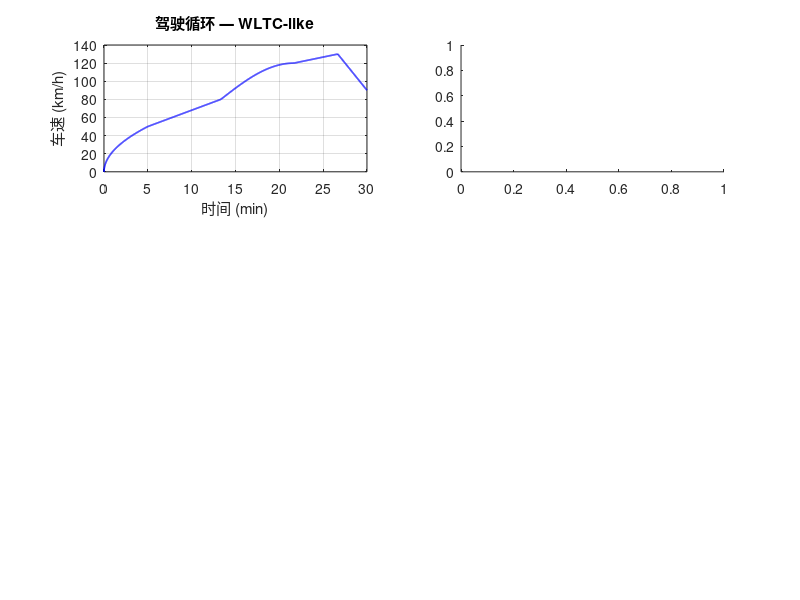

This chart was generated by the following MATLAB code: (Note: this script raises an error after producing the figure.)
%% 驾驶循环分析与能耗计算
% MATLAB R2016b 兼容
% 基于 WLTC Class 3 速度曲线 + 电动汽车能耗模型
% 可替换为自定义驾驶循环数据

clear; clc; close all;

%% 生成 WLTC-like 速度曲线（简化）
% 实际项目中可替换为 wltc_data = readtable('WLTC.csv');
dt = 1;              % [s]
T  = 1800;           % 总时长 30 min
t  = (0:dt:T)';

% 分段构造速度曲线 [km/h]
v_kmh = zeros(size(t));
% 低速段 0-300s: 0→50 km/h
i1 = t<=300;
v_kmh(i1) = 50 * (t(i1)/300).^0.5;
% 中速段 300-800s: 50→80 km/h
i2 = t>300 & t<=800;
v_kmh(i2) = 50 + 30 * (t(i2)-300)/500;
% 高速段 800-1300s: 80→120 km/h
i3 = t>800 & t<=1300;
v_kmh(i3) = 80 + 40 * sin(pi*(t(i3)-800)/1000);
% 超高速段 1300-1600s: 120→130 km/h
i4 = t>1300 & t<=1600;
v_kmh(i4) = 120 + 10 * (t(i4)-1300)/300;
% 减速段 1600-1800s
i5 = t>1600;
v_kmh(i5) = max(130 - 40*(t(i5)-1600)/200, 0);

v_ms = v_kmh / 3.6;  % m/s

%% 车辆参数
m  = 1800;           % 质量 [kg]
Cd = 0.30;           % 风阻系数
Af = 2.2;            % 迎风面积 [m^2]
rho = 1.225;         % 空气密度 [kg/m^3]
f  = 0.012;          % 滚动阻力系数
g  = 9.81;
rw = 0.33;           % 车轮半径 [m]

%% 电机参数
P_max  = 120000;     % 峰值功率 [W]
T_max  = 280;        % 峰值转矩 [Nm]
n_base = 3500;       % 基速 [rpm]
eta_m  = 0.92;       % 电机效率
eta_r  = 0.85;       % 回馈效率

%% 电池参数
Q_bat = 60;          % [Ah]
V_bat = 380;         % [V]
SOC_0 = 0.95;

%% 计算需求功率和能耗
n = length(t);
a     = zeros(n, 1);  % 加速度 [m/s^2]
F_trac= zeros(n, 1);  % 驱动力 [N]
P_mot = zeros(n, 1);  % 电机功率 [W]
P_bat = zeros(n, 1);  % 电池功率 [W]
E_con = zeros(n, 1);  % 累计能耗 [Wh]
SOC   = SOC_0 * ones(n, 1);
mode  = cell(n, 1);   % 工作模式

for i = 2:n
    % 加速度
    a(i) = (v_ms(i) - v_ms(i-1)) / dt;

    % 行驶阻力
    F_air  = 0.5 * rho * Cd * Af * v_ms(i)^2;
    F_roll = f * m * g;
    F_acc  = m * a(i);

    F_trac(i) = F_air + F_roll + F_acc;

    % 车轮转矩和转速
    omega_w = v_ms(i) / rw;          % [rad/s]
    T_wheel = F_trac(i) * rw;        % [Nm]

    motor_rpm = omega_w * 30 / pi;

    % 电机转矩限制
    if motor_rpm <= n_base
        T_avail = T_max;
    else
        T_avail = T_max * n_base / motor_rpm;
    end

    % 电机功率
    P_mot(i) = T_wheel * omega_w;

    if P_mot(i) >= 0  % 驱动
        P_bat(i) = P_mot(i) / eta_m;
        mode{i} = '驱动';
    else              % 回馈制动
        P_bat(i) = P_mot(i) * eta_r;
        mode{i} = '回馈';
    end

    E_con(i) = E_con(i-1) + P_bat(i) * dt / 3600;  % [Wh]
    SOC(i) = SOC(i-1) - P_bat(i) * dt / (V_bat * Q_bat * 3600);
end

%% 驱动/回馈统计
drv_mask = P_mot > 0;
reg_mask = P_mot < 0;

%% 绘图
figure('Position', [50 50, 950, 700]);

subplot(3,2,1);
plot(t/60, v_kmh, 'b-', 'LineWidth', 1.2);
xlabel('时间 (min)'); ylabel('车速 (km/h)');
grid on; title('驾驶循环 — WLTC-like');

subplot(3,2,2);
yyaxis left;
plot(t/60, P_mot/1000, 'b-', 'LineWidth', 1);
ylabel('电机功率 (kW)');
yyaxis right;
plot(t/60, E_con/1000, 'r-', 'LineWidth', 1.5);
ylabel('累计能耗 (kWh)');
xlabel('时间 (min)'); grid on;
title('功率与能耗');

subplot(3,2,3);
histogram(P_mot(drv_mask)/1000, 30, 'FaceColor', 'b', 'EdgeAlpha', 0.3); hold on;
histogram(abs(P_mot(reg_mask))/1000, 30, 'FaceColor', 'g', 'EdgeAlpha', 0.3);
xlabel('功率 (kW)'); ylabel('频次');
legend('驱动', '回馈'); grid on;
title('功率分布直方图');

subplot(3,2,4);
plot(t/60, a, 'r-', 'LineWidth', 1);
xlabel('时间 (min)'); ylabel('加速度 (m/s^2)');
grid on; title('加速度曲线');

subplot(3,2,5);
plot(t/60, SOC*100, 'b-', 'LineWidth', 1.2);
xlabel('时间 (min)'); ylabel('SOC (%)');
grid on; title('电池 SOC 变化');

subplot(3,2,6);
pie_data = [sum(P_bat(drv_mask)*dt/3600), sum(abs(P_bat(reg_mask))*dt/3600)];
pie(pie_data, {'驱动能耗 (Wh)', '回馈回收 (Wh)'});
title('能量流向');

%% 结果汇总
dist_km = sum(v_ms * dt) / 1000;
E_100km = E_con(end) / dist_km * 100 / 1000;  % kWh/100km

fprintf('===== 驾驶循环分析 =====\n');
fprintf('总行驶距离: %.2f km\n', dist_km);
fprintf('累计能耗: %.1f kWh\n', E_con(end)/1000);
fprintf('百公里能耗: %.1f kWh/100km\n', E_100km);
fprintf('SOC 消耗: %.1f %%\n', (SOC_0 - SOC(end))*100);
fprintf('有效续航: %.0f km\n', dist_km * SOC_0 / (SOC_0 - SOC(end) + 0.001));
fprintf('回馈能量占比: %.1f %%\n', sum(abs(P_bat(reg_mask))) / sum(abs(P_bat)) * 100);
